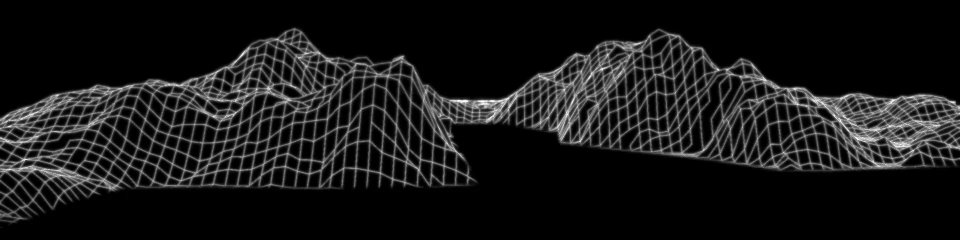
#> input picture hackerman/1-synth-scape/pieces/light.webp, 1920 x 480 px (shown at 1/2 size)
$ python folds.py ../../hackerman/1-synth-scape/pieces/light.webp
#> lines starting #> are read from the running program, lines starting #| are printed output that depends on the picture; after the words box and inside, x2 and y2 are one past the last pixel; in counts of white or black regions, pixels touching at a corner belong together
#!/usr/bin/python
"""Work out how the folds of the white still run, and write the scene's shader with that in it.

Usage: folds.py [still]

The scene moves each fold of the paper across its own edge, on a wave that travels outward from
the grey opening. For that the shader has to know, at every place, how far out among the folds
the place is and which way is across them. This works that out from the still once:

  1. Which way the edges face around each place, from the picture's own shading, turned to point
     away from the opening. Where the picture is flat the folds are taken to ring the opening.
  2. The fold coordinate: the number whose slope is closest to those directions everywhere, so its
     level lines run along the folds. A fold then moves by the same amount along its whole length
     and its edge stays smooth.
  3. That coordinate is smooth enough to be written as a formula, 45 numbers, which go into
     effects/folds.glsl. The scene ships no picture of it.
"""

import sys
from pathlib import Path

import numpy as np
from PIL import Image
from scipy import fft, ndimage as ndi

HERE = Path(__file__).resolve().parent
STILL = Path(sys.argv[1] if len(sys.argv) > 1 else "/usr/share/omarchy/themes/white/backgrounds/1-white.webp")
WIDE = 960      # the folds are tens of pixels wide; which way they run needs no more than this
SMOOTH = 6.0    # how far, in those pixels, the direction of the folds is averaged over
DEGREE = 8      # of the formula
# The grey opening: its middle and its radii, as shares of the still's width and height.
OPENING = (0.0637, 0.5597, 0.2766, 0.3843)


def main():
  phi = fold_coordinate()
  coef, off = fit(phi)
  write_shader(coef)
  print(f"the fold coordinate runs from 0 to {phi.max():.2f} of the still's height")
  print(f"as a formula of degree {DEGREE}, {len(coef)} numbers: off by {off.mean():.4f} of the height on average, {off.max():.4f} at worst")
  print(f"wrote {HERE / 'effects' / 'folds.glsl'}")


def smoothstep(a, b, s):
  s = np.clip((s - a) / (b - a), 0, 1)
  return s * s * (3 - 2 * s)


def fold_coordinate():
  """For every place, how far out among the folds it is, as a share of the still's height."""
  picture = Image.open(STILL).convert("L")
  w, h = WIDE, round(WIDE * picture.height / picture.width)
#> w = 960; h = 240
  soft = lambda a, s: ndi.gaussian_filter(a, s, mode="nearest")
  grey = soft(np.asarray(picture.resize((w, h), Image.BOX)).astype(np.float32), 1.0)
  gx, gy = ndi.sobel(grey, axis=1, mode="nearest"), ndi.sobel(grey, axis=0, mode="nearest")
  # Which way the edges face around each place, and how sure that is.
  xx, xy, yy = (soft(v, SMOOTH) for v in (gx * gx, gx * gy, gy * gy))
  angle = 0.5 * np.arctan2(2 * xy, xx - yy)
  strong = xx + yy
  sure = np.sqrt((xx - yy) ** 2 + 4 * xy ** 2) / (strong + 1e-6)

  # A canvas three times the picture: the folds run off the screen, and a fit that stopped at the
  # screen's edge would bend its lines to meet the edge square on.
  big_h, big_w = 3 * h, 3 * w
#> big_h = 720; big_w = 2880
  ys, xs = np.mgrid[0:big_h, 0:big_w].astype(np.float32)
  xs -= w
  ys -= h
  cx, cy, rx, ry = OPENING[0] * w, OPENING[1] * h, OPENING[2] * w, OPENING[3] * h
#> cx = 61.15; cy = 134.3; rx = 265.5; ry = 92.23
  out_x, out_y = (xs - cx) / rx ** 2, (ys - cy) / ry ** 2   # straight out from the opening
  length = np.maximum(np.hypot(out_x, out_y), 1e-9)
  out_x, out_y = out_x / length, out_y / length

  def placed(a):
    canvas = np.zeros((big_h, big_w), np.float32)
    canvas[h:2 * h, w:2 * w] = a
    return canvas

  nx, ny = placed(np.cos(angle)), placed(np.sin(angle))
#> in placed (call 2), `canvas = np.zeros((big_h, big_w), np.float32)`: canvas: shape (720, 2880) float32; every value is 0
#> in placed (call 2), `canvas[h:2 * h, w:2 * w] = a`:
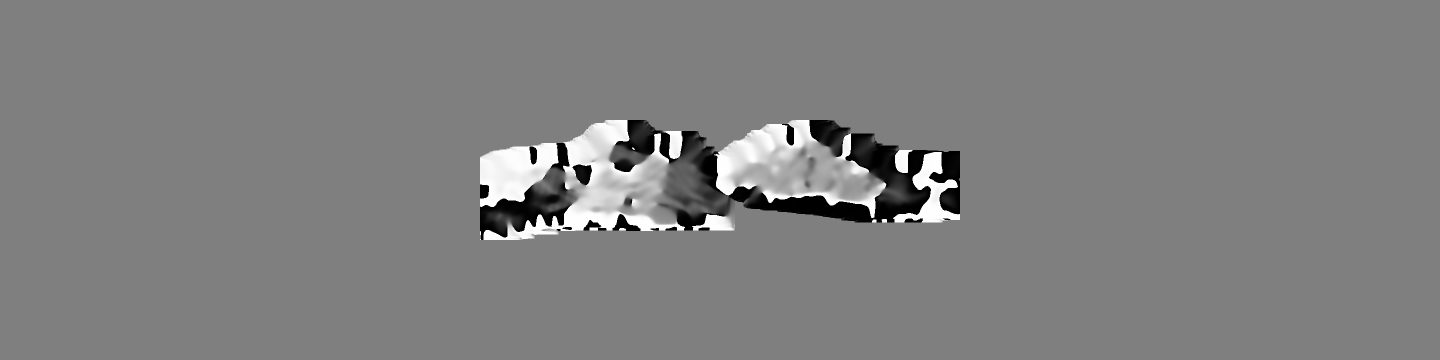
#> canvas: shape (720, 2880) float32 (shown at 1/2 size); min -1, max 1, mean 0.00472; drawn with min black and max white
  facing = np.sign(nx * out_x + ny * out_y)
  facing[facing == 0] = 1
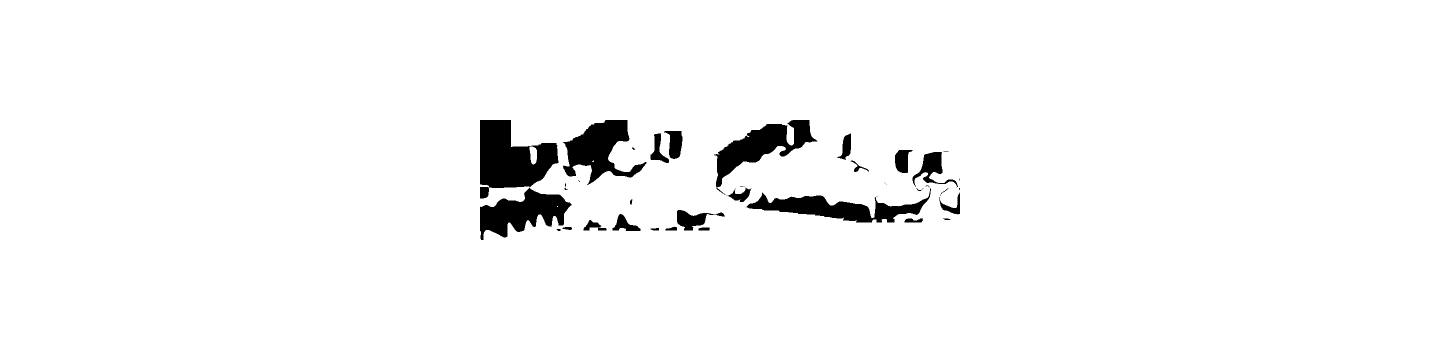
#> facing: shape (720, 2880) float32 (shown at 1/2 size); values -1 (black) and 1 (white), 96.8% white; 45 black regions (19 under 20 px), largest, box (x1, y1, x2, y2) and area: (960, 240, 1117, 397) 14787, (1428, 240, 1635, 389) 10048, (1126, 240, 1293, 370) 9984
  nx, ny = nx * facing, ny * facing
  # The folds are trusted where they are clear and strong, and the opening's rings elsewhere.
  trust = soft(placed(np.clip(sure, 0, 1) * smoothstep(0.02, 0.2, strong / (np.percentile(strong, 90) + 1e-6))), SMOOTH)
#> in placed (call 3), `canvas[h:2 * h, w:2 * w] = a`:
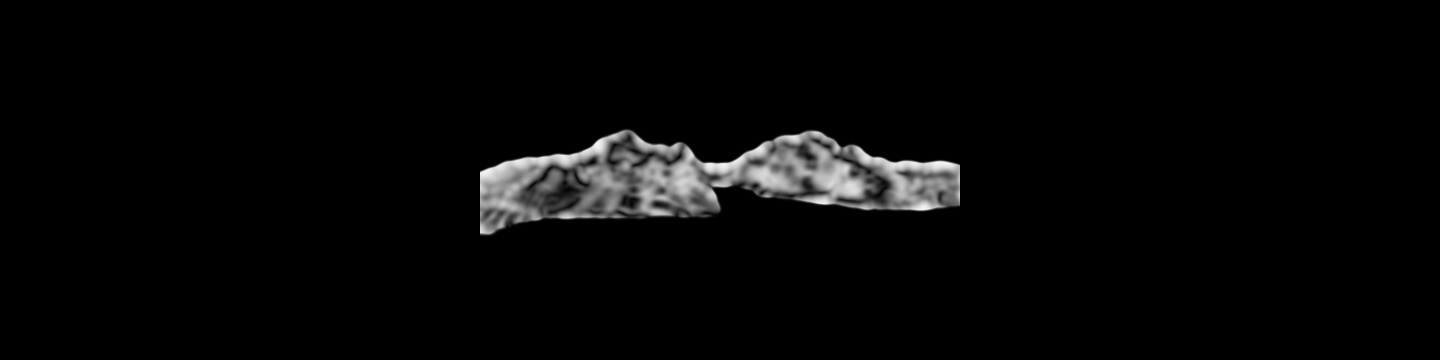
#> canvas: shape (720, 2880) float32 (shown at 1/2 size); min 0, max 0.966, mean 0.0282
  nx, ny = trust * nx + (1 - trust) * out_x, trust * ny + (1 - trust) * out_y
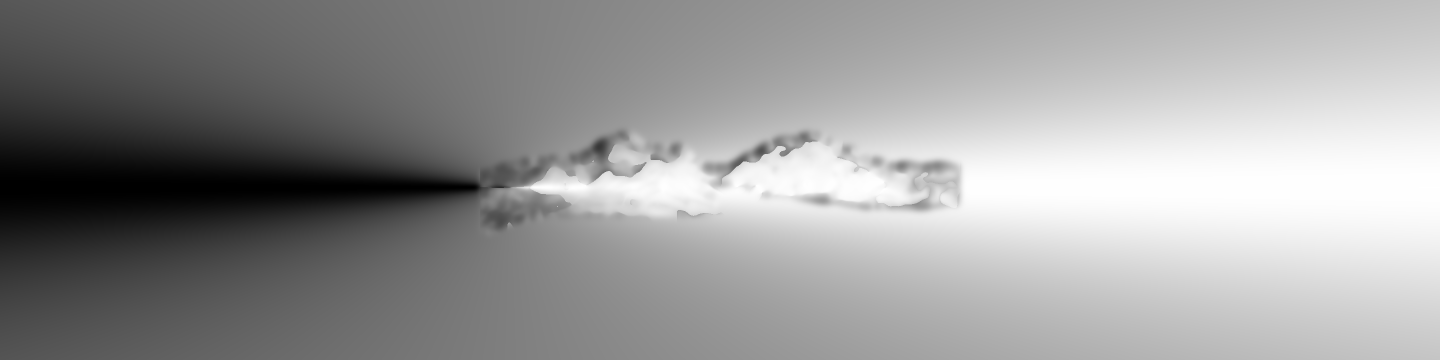
#> nx: shape (720, 2880) float32 (shown at 1/2 size); min -1, max 1, mean 0.197; drawn with min black and max white
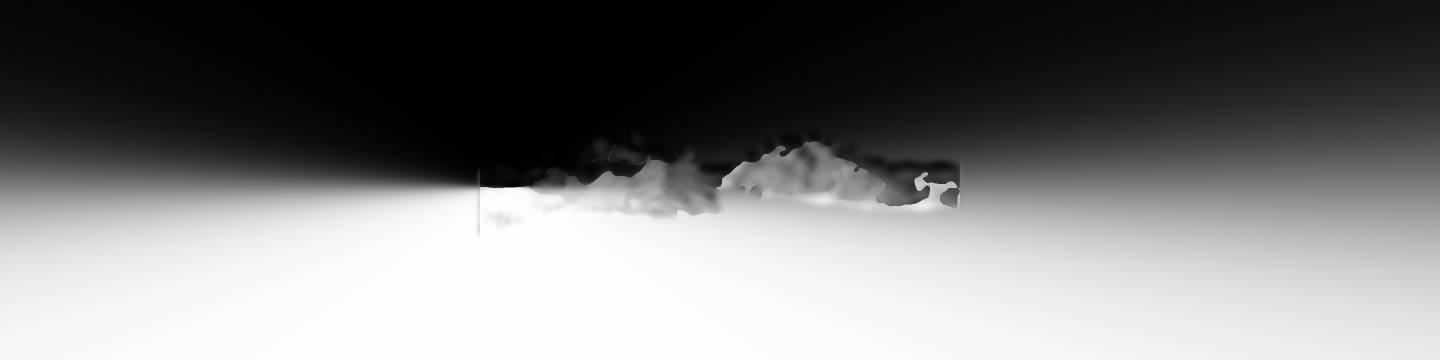
#> ny: shape (720, 2880) float32 (shown at 1/2 size); min -1, max 1, mean -0.0371; drawn with min black and max white
  length = np.maximum(np.hypot(nx, ny), 1e-6)
  nx, ny = soft(nx / length, SMOOTH / 2), soft(ny / length, SMOOTH / 2)
  length = np.maximum(np.hypot(nx, ny), 1e-6)
  nx, ny = nx / length, ny / length

  # The coordinate whose slope is closest to those directions everywhere.
  spread = np.gradient(nx, axis=1) + np.gradient(ny, axis=0)
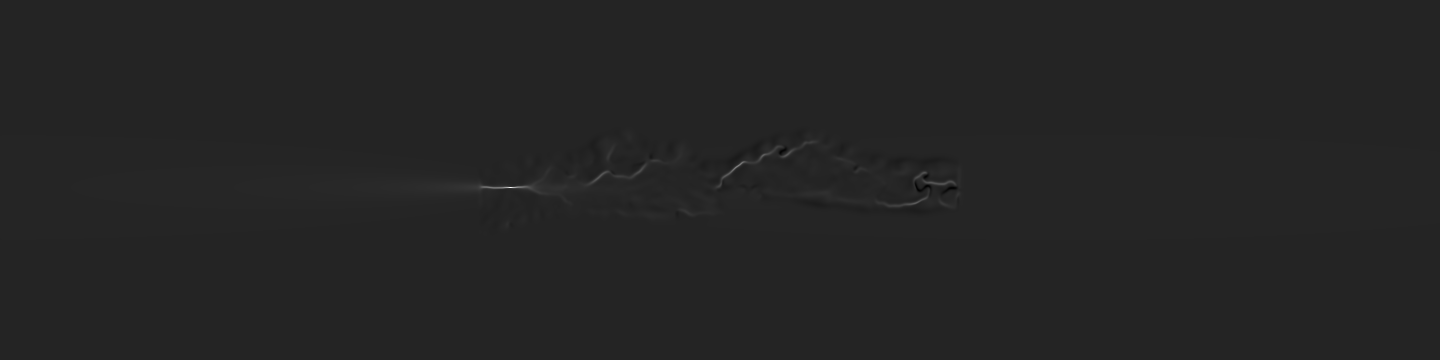
#> spread: shape (720, 2880) float32 (shown at 1/2 size); min -0.2, max 1.2, mean 0.00314; drawn with min black and max white
  spectrum = fft.dctn(spread, type=2, norm="ortho")
  ky = 2 * (np.cos(np.pi * np.arange(big_h) / big_h) - 1)
  kx = 2 * (np.cos(np.pi * np.arange(big_w) / big_w) - 1)
  scale = ky[:, None] + kx[None, :]
  scale[0, 0] = 1
  phi = fft.idctn(spectrum / scale, type=2, norm="ortho")[h:2 * h, w:2 * w]
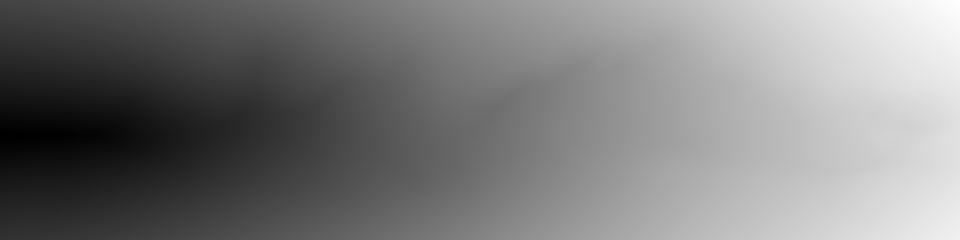
#> phi: shape (240, 960) float64; min -342.1, max 117.5, mean -118.8; drawn with min black and max white
  return ((phi - phi.min()) / h).astype(np.float64)


def terms():
  return [(i, j) for i in range(DEGREE + 1) for j in range(DEGREE + 1 - i)]


def fit(phi):
  """The coordinate as a sum of 45 smooth shapes, fitted where the folds move: from the opening's rim outward."""
  h, w = phi.shape
#> h = 240; w = 960
  ys, xs = np.mgrid[0:h, 0:w]
  u, v = (xs + 0.5) / w, (ys + 0.5) / h
  moving = np.hypot((u - OPENING[0]) / OPENING[2], (v - OPENING[1]) / OPENING[3]) > 0.7
  across = np.polynomial.chebyshev.chebvander(u.ravel() * 2 - 1, DEGREE)
  down = np.polynomial.chebyshev.chebvander(v.ravel() * 2 - 1, DEGREE)
  shapes = np.stack([across[:, i] * down[:, j] for i, j in terms()], 1)
  coef, *_ = np.linalg.lstsq(shapes[moving.ravel()], phi.ravel()[moving.ravel()], rcond=None)
#> coef = 45 values, max 0.987 at index 0, min -0.064 at index 1, mean 0.0409
  return coef, np.abs(shapes @ coef - phi.ravel())[moving.ravel()]


def write_shader(coef):
  rows = [", ".join(f"{c:.7f}" for c in coef[k:k + 5]) for k in range(0, len(coef), 5)]
  numbers = ",\n  ".join(rows)
  count = len(coef)
#> count = 45
  (HERE / "effects" / "folds.glsl").write_text(f"""// A slow wave travels outward through the folds of the paper, from the grey
// opening, and moves each fold across its own edge. A fold moves by the same
// amount along its whole length, so its edge stays smooth.
//
// FOLD is where the folds are: a number for every place that grows steadily
// across the folds, outward, as a share of the still's height. It is written
// as a formula, a sum of {count} smooth shapes, which folds.py worked out from
// the still; do not edit the numbers by hand.
//
// A fold's shift is measured against where the wave stands at the start of
// the cycle, so at the start, and each time it comes round, the picture is
// the still exactly. The wave keeps the same speed all the way round.

uniform float amount; // how far a fold moves at most, as a share of the still's height
uniform float wave;   // the length of one wave across the folds, as a share of the still's height

const float TURN = 6.2831853;
// The grey opening: its middle and its radii, as shares of the still. Inside it nothing moves.
const vec2 OPENING_AT = vec2({OPENING[0]}, {OPENING[1]});
const vec2 OPENING_SIZE = vec2({OPENING[2]}, {OPENING[3]});
const int DEGREE = {DEGREE};
const float FOLD[{count}] = float[{count}](
  {numbers});

// The still at a place between its pixels, read through a sharper curve than the plain blend of the
// four nearest: with that blend a fold's hard edge goes soft whenever it sits between pixels, and
// the paper would lose its crispness as soon as it moved. Nine blended reads make sixteen pixels.
vec4 crisp(vec2 uv) {{
  vec2 place = uv / pixel;
  vec2 whole = floor(place - 0.5) + 0.5;
  vec2 f = place - whole;
  vec2 w0 = f * (-0.5 + f * (1.0 - 0.5 * f));
  vec2 w1 = 1.0 + f * f * (-2.5 + 1.5 * f);
  vec2 w2 = f * (0.5 + f * (2.0 - 1.5 * f));
  vec2 w3 = f * f * (-0.5 + 0.5 * f);
  vec2 mid = w1 + w2;
  vec2 a = (whole - 1.0) * pixel;
  vec2 b = (whole + w2 / mid) * pixel;
  vec2 c = (whole + 2.0) * pixel;
  return (still(vec2(a.x, a.y)) * w0.x + still(vec2(b.x, a.y)) * mid.x + still(vec2(c.x, a.y)) * w3.x) * w0.y +
         (still(vec2(a.x, b.y)) * w0.x + still(vec2(b.x, b.y)) * mid.x + still(vec2(c.x, b.y)) * w3.x) * mid.y +
         (still(vec2(a.x, c.y)) * w0.x + still(vec2(b.x, c.y)) * mid.x + still(vec2(c.x, c.y)) * w3.x) * w3.y;
}}

vec4 effect(vec2 uv) {{
  // The smooth shapes across and down, and their slopes.
  float across[{DEGREE + 1}];
  float across_slope[{DEGREE + 1}];
  float down[{DEGREE + 1}];
  float down_slope[{DEGREE + 1}];
  vec2 at = uv * 2.0 - 1.0;
  across[0] = 1.0; across[1] = at.x; across_slope[0] = 0.0; across_slope[1] = 1.0;
  down[0] = 1.0; down[1] = at.y; down_slope[0] = 0.0; down_slope[1] = 1.0;
  for (int i = 2; i <= DEGREE; i++) {{
    across[i] = 2.0 * at.x * across[i - 1] - across[i - 2];
    across_slope[i] = 2.0 * across[i - 1] + 2.0 * at.x * across_slope[i - 1] - across_slope[i - 2];
    down[i] = 2.0 * at.y * down[i - 1] - down[i - 2];
    down_slope[i] = 2.0 * down[i - 1] + 2.0 * at.y * down_slope[i - 1] - down_slope[i - 2];
  }}
  // How far out among the folds this place is, and which way is across them.
  float fold = 0.0;
  vec2 slope = vec2(0.0);
  int k = 0;
  for (int i = 0; i <= DEGREE; i++) {{
    for (int j = 0; j <= DEGREE - i; j++) {{
      fold += FOLD[k] * across[i] * down[j];
      slope += FOLD[k] * vec2(across_slope[i] * down[j] / aspect, across[i] * down_slope[j]);
      k++;
    }}
  }}
  vec2 way = slope / max(length(slope), 0.000001);

  // Near each edge of the picture only the motion across that edge fades, so a fold slides along
  // the edge and nothing is read from outside the picture.
  float margin = 10.0 * amount;
  vec2 from_edge = min(uv, 1.0 - uv) * vec2(aspect, 1.0);
  way *= smoothstep(0.0, margin, from_edge);

  // The flat inside of the opening stays put; the folds from its rim outward move.
  float reach = smoothstep(0.8, 1.0, length((uv - OPENING_AT) / OPENING_SIZE));
  float turn = TURN * fold / wave;
  float shift = amount * reach * (sin(turn - TURN * phase) - sin(turn));
  vec2 from = uv - shift * way * vec2(1.0 / aspect, 1.0);
  // Where a fold has not moved at all, the still as it is: at the start of the cycle that is
  // everywhere. A twentieth of a pixel away it is read the crisp way already.
  return mix(still(from), crisp(from), clamp(20.0 * abs(shift) / pixel.y, 0.0, 1.0));
}}
""")


if __name__ == "__main__":
  main()
#| the fold coordinate runs from 0 to 1.92 of the still's height
#| as a formula of degree 8, 45 numbers: off by 0.0085 of the height on average, 0.0481 at worst
